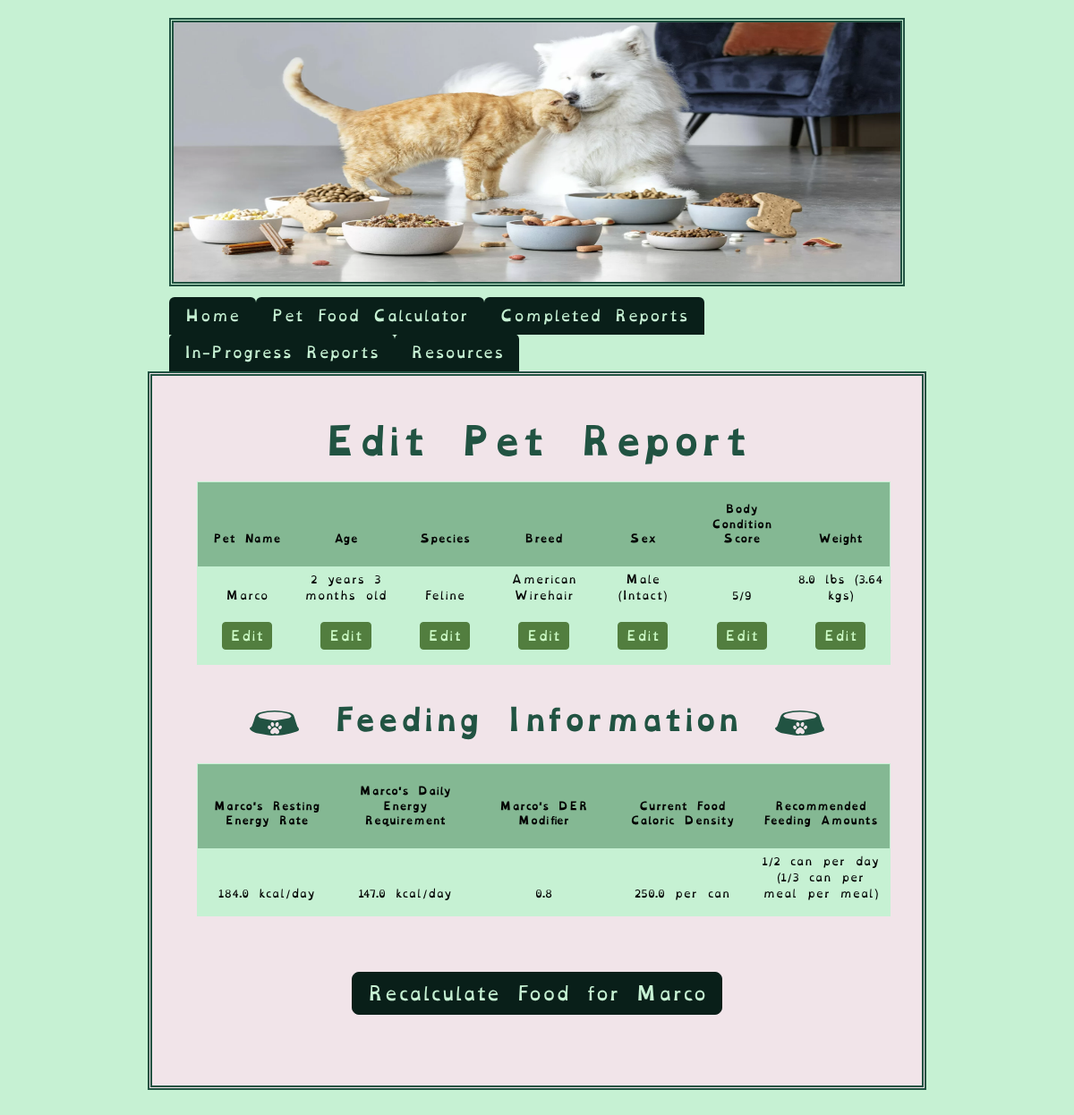
The app's page /edit_info?pet_id=2 (signed in) with its own data.
### tables this page shows
CREATE TABLE "pets" (
	"pet_id"	INTEGER UNIQUE,
	"owner_id"	INTEGER,
	"name"	VARCHAR(25) NOT NULL,
	"age_in_years"	INTEGER,
	"age_in_months"	INTEGER,
	"species"	VARCHAR(10) NOT NULL,
	"breed"	VARCHAR(25),
	"canine_breed_id"	INTEGER,
	"feline_breed_id"	INTEGER,
	"sex"	INTEGER,
	"bcs"	INTEGER,
	"weight"	FLOAT,
	"units"	VARCHAR(5),
	"converted_weight"	FLOAT,
	"converted_weight_units"	VARCHAR(5),
	"body_fat_percentage"	VARCHAR(5),
	"ideal_weight_lbs"	FLOAT,
	"ideal_weight_kgs"	FLOAT,
	"is_pediatric"	BOOL,
	"is_pregnant"	BOOL,
	"weeks_gestating"	INTEGER,
	"is_nursing"	BOOL,
	"litter_size"	INTEGER,
	"weeks_nursing"	INTEGER,
	"activity_level"	INTEGER,
	"rer"	FLOAT,
	"canine_der_factor_id"	INTEGER,
	"feline_der_factor_id"	INTEGER,
	"der"	FLOAT,
	"der_modifier"	FLOAT,
	"meals_per_day"	FLOAT,
	"current_food_kcal"	FLOAT,
	"current_food_form"	INTEGER,
	"second_food_kcal" FLOAT,
	"second_food_form" INTEGER,
	"sensitive_stomach" INTEGER,
	"food_transition" INTEGER,
	"transition_length" INTEGER,
	"rec_treat_kcal_per_day"	INTEGER,
	"current_food_amt_rec"	VARCHAR(15),
	"current_food_amt_per_meal"	VARCHAR(15),
	"date_of_first_report"	DATETIME,
	"most_recent_report_date"	DATETIME,
	PRIMARY KEY("pet_id" AUTOINCREMENT),
	FOREIGN KEY("owner_id") REFERENCES "users"("id"),
	FOREIGN KEY("canine_breed_id") REFERENCES "dog_breeds"("BreedID"),
	FOREIGN KEY("canine_der_factor_id") REFERENCES "canine_der_factors"("factor_id"),
	FOREIGN KEY("feline_breed_id") REFERENCES "cat_breeds"("BreedID"),
	FOREIGN KEY("feline_der_factor_id") REFERENCES "feline_der_factors"("factor_id"),
	FOREIGN KEY("sex") REFERENCES "reproductive_statuses"("sex_id"),
	FOREIGN KEY("activity_level") REFERENCES "activity_levels"("activity_id"),
	FOREIGN KEY("current_food_form") REFERENCES "food_forms"("form_id"),
	FOREIGN KEY("second_food_form") REFERENCES "food_forms"("form_id")
);

### main.py (the view)
@app.route("/edit_info", methods=["GET", "POST"])
@login_required
def edit_info():
    pet_id = request.args.get("pet_id", type=int)
    print(pet_id)
    try:
        pet_data = db.execute(
            "SELECT * FROM pets WHERE owner_id = :user_id and pet_id = :pet_id",
            user_id=session["user_id"], pet_id=pet_id
        )
    except Exception as e:
        flash(f"Unable to find pet info. Exception: {e}")
        return render_template("edit_report.html")
    if request.method == "POST":
        print(pet_id)
    return render_template("edit_report.html", pet_data=pet_data, pet_id=pet_id)

### helpers.py (called while the page is built)
def login_required(f):
    @wraps(f)
    def decorated_funtion(*args, **kwargs):
        if session.get("user_id") == None:
            return redirect(url_for("login"))
        return f(*args, **kwargs)
    return decorated_funtion

### templates/edit_report.html (shortened to what this page needs)
{% extends 'base.html' %} {% block title %}Edit Pet Report{% endblock %}
{% block content %}
<h1>Edit Pet Report</h1>
<table class="table table-sm">
  <thead>
    <tr>
      <th>
        <b> Pet Name </b>
      </th>
      <th>
        <b> Age </b>
      </th>
      <th>
        <b> Species </b>
      </th>
      <th>
        <b> Breed </b>
      </th>
      <th>
        <b> Sex </b>
      </th>
      <th>
        <b> Body Condition Score </b>
      </th>
      <th>
        <b> Weight </b>
      </th>
    </tr>
  </thead>
  <tbody>
    <tr>
      <td>
        {{ pet_data[0].name }}
      </td>
      <td>
        {% if pet_data[0].age_in_years == 0 and pet_data[0].age_in_months == 1
        %} {{ pet_data[0].age_in_months }} month old {% elif
        pet_data[0].age_in_years == 0 and pet_data[0].age_in_months > 1 %} {{
        pet_data[0].age_in_months }} months old {% elif pet_data[0].age_in_years
        == 1 and pet_data[0].age_in_months == 0 %} {{ pet_data[0].age_in_years
        }} year old {% elif pet_data[0].age_in_years == 1 and
        pet_data[0].age_in_months == 1 %} {{ pet_data[0].age_in_years }} year {{
        pet_data[0].age_in_months }} month old {% elif pet_data[0].age_in_years
        == 1 and pet_data[0].age_in_months > 1 %} {{ pet_data[0].age_in_years }}
        year {{ pet_data[0].age_in_months }} months old {% elif
        pet_data[0].age_in_years > 1 and pet_data[0].age_in_months == 0 %} {{
        pet_data[0].age_in_years }} years old {% elif pet_data[0].age_in_years >
        1 and pet_data[0].age_in_months == 1 %} {{ pet_data[0].age_in_years }}
        years {{ pet_data[0].age_in_months }} month old {% elif
        pet_data[0].age_in_years > 1 and pet_data[0].age_in_months > 1 %} {{
        pet_data[0].age_in_years }} years {{ pet_data[0].age_in_months }} months
        old {% endif %}
      </td>
      <td>
        {{ pet_data[0].species }}
      </td>
      <td>
        {{ pet_data[0].breed }}
      </td>
      <td>
        {% if pet_data[0].sex == 1 %} Female (Intact) {% elif pet_data[0].sex ==
        2 %} Female (Spayed) {% elif pet_data[0].sex == 3 %} Male (Intact) {%
        elif pet_data[0].sex == 4 %} Male (Neutered) {% endif %}
      </td>
      <td>
        {{ pet_data[0].bcs }}/9
      </td>
      <td>
        {{ pet_data[0].weight }} {{ pet_data[0].units }} ({{
        pet_data[0].converted_weight }} {{ pet_data[0].converted_weight_units
        }})
      </td>
    </tr>
  </tbody>
  <tfoot>
      <tr>
          <td>
              <a href="{{ url_for('pet_info', pet_id=pet_id) }}">
                  <button type="button" class="btn btn-secondary btn-sm">Edit</button>
              </a>
          </td>
          <td>
              <a href="{{ url_for('pet_info_continued', pet_id=pet_id) }}">
                  <button type="button" class="btn btn-secondary btn-sm">Edit</button>
              </a>
          </td>
          <td>
              <a href="{{ url_for('pet_info', pet_id=pet_id) }}">
                  <button type="button" class="btn btn-secondary btn-sm">Edit</button>
              </a>
          </td>
          <td>
              <a href="{{ url_for('pet_info_continued', pet_id=pet_id) }}">
                  <button type="button" class="btn btn-secondary btn-sm">Edit</button>
              </a>
          </td>
          <td>
              <a href="{{ url_for('pet_info_continued', pet_id=pet_id) }}">
                  <button type="button" class="btn btn-secondary btn-sm">Edit</button>
              </a>
          </td>
          <td>
              <a href="{{ url_for('pet_condition', pet_id=pet_id) }}">
                  <button type="button" class="btn btn-secondary btn-sm">Edit</button>
              </a>
          </td>
          <td>
              <a href="{{ url_for('pet_condition', pet_id=pet_id) }}">
                  <button type="button" class="btn btn-secondary btn-sm">Edit</button>
              </a>
          </td>
      </tr>
  </tfoot>
</table>
<div class="row">
  <h2>
    {% if pet_data[0].species == "Feline" %}
    <img
      src="{{ url_for('static', filename='assets/svg/food_bowl.svg') }}"
      alt="A bowl with a pawprint"
      class="bowl"
    />
    {% elif pet_data[0].species == "Canine" %}
    <img
      src="{{ url_for('static', filename='assets/svg/dog_food_bowl.svg') }}"
      alt="A bowl with a bone"
      class="bowl"
    />
    {% endif %} Feeding Information {% if pet_data[0].species == "Feline" %}
    <img
      src="{{ url_for('static', filename='assets/svg/food_bowl.svg') }}"
      alt="A bowl with a pawprint"
      class="bowl"
    />
    {% elif pet_data[0].species == "Canine" %}
    <img
      src="{{ url_for('static', filename='assets/svg/dog_food_bowl.svg') }}"
      alt="A bowl with a bone"
      class="bowl"
    />
    {% endif %}
  </h2>
</div>
<table class="table table-sm">
  <thead>
    <tr>
      <th>{{ pet_data[0].name }}'s Resting Energy Rate</th>
      <th>{{ pet_data[0].name }}'s Daily Energy Requirement</th>
      <th>{{ pet_data[0].name }}'s DER Modifier</th>
      <th>Current Food Caloric Density</th>
      <th>Recommended Feeding Amounts</th>
    </tr>
  </thead>
  <tbody class="feeding_info_report">
    <tr>
      <td>{{ pet_data[0].rer }} kcal/day</td>
      <td>{{ pet_data[0].der }} kcal/day</td>
      <td>{{ pet_data[0].der_modifier }}</td>
      <td>
        {{ pet_data[0].current_food_kcal }} per
        {% if pet_data[0].current_food_form == 1 %}
          cup
        {% elif pet_data[0].current_food_form == 2 %}
          can
        {% elif pet_data[0].current_food_form == 3 %}
          pouch
        {% endif %}
      </td>
      <td>
        {{ pet_data[0].current_food_amt_rec }} ({{
        pet_data[0].current_food_amt_per_meal }} per meal)
      </td>
    </tr>
  </tbody>
</table>
{% if pet_data[0].is_pediatric == 0 and pet_data[0].is_pregnant == 1 and
pet_data[0].is_nursing != 1 %}
<div class="button-container">
  <a href="{{ url_for('current_food', pet_id=pet_data[0].pet_id) }}">
    <button type="button" class="btn btn-secondary btn-lg">
      Recalculate Food for {{ pet_data[0].name }}
    </button>
  </a>
</div>
{% else %}
<div class="button-container">
  <a href="{{ url_for('pet_condition', pet_id=pet_data[0].pet_id) }}">
    <button type="button" class="btn btn-secondary btn-lg">
      Recalculate Food for {{ pet_data[0].name }}
    </button>
  </a>
</div>
{% endif %} {% endblock %}

### static/css/styles.css (style rules this page uses)
:root { --white: #f1e4e9; --pale_white_green: #c6f1d3; --lighter_white_green: #d1f7dc; --pale_sky_blue: #70abad; --light_sky: #70c2c3; --green_black: #091f19; --deep_blue_green: #215342; --light_lime: #7CFF6B; --darker_lime_transparent: #568b3fe5; --darker_lime: #527e3f; }
body { background-color: var(--pale_white_green); padding: 20px; margin-left: auto; margin-right: auto; font-family: "OpenDyslexic", "Arvo"; font-size: 2vh; }
h1 { color: var(--deep_blue_green); font-weight: 700; padding-bottom: 1vw; width: 80%; word-wrap: break-word; }
h1, h2 { color: var(--deep_blue_green); }
h1, h2, h3 { margin-left: auto; margin-right: auto; text-align: center; }
h1, h2, h3 { font-family: "OpenDyslexicBold", "Arvo"; }
h2 { display: inline-block; padding: 5px; padding-top: 25px; font-weight: 600; justify-content: center; }
.table { font-size: 14.5px; text-align: center; border-bottom: 1px solid var(--deep_blue_green); border: 1px solid var(--pale_sky_blue); --bs-table-bg: var(--pale_white_green); --bs-table-striped-color: var(--light_sky); --bs-table-striped-bg: var(--pale_sky_blue); }
.table-sm { width: 102%; font-size: 12px; gap: 2%; table-layout: fixed; border: 1px solid var(--pale_white_green); vertical-align: bottom; }
.table.table-sm th { padding-bottom: 2em; padding-top: 2em; max-width: 25em; font-size: 11px; vertical-align: bottom; }
.feeding_info_report td { padding-bottom: 2vh; }
thead { font-weight: 500; --bs-table-bg: #84b893; color: var(--deep_blue_green); }
a { color: var(--darker_lime); }
.btn { background-color: var(--green_black); border-color: var(--green_black); --bs-btn-active-color: var(--deep_blue_green); --bs-btn-active-border-color: var(--deep_blue_green); --bs-btn-hover-bg: var(--deep_blue_green); --bs-btn-hover-border-bg: var(--deep_blue_green); color: var(--pale_white_green); text-align: center; margin: 5px; position: relative; margin-top: 1vw; }
.btn-sm { color: #cdfcc7; min-height: 2em; font-weight: 500; background-color: var(--darker_lime); border-color: var(--darker_lime); margin-bottom: 1vw; --bs-btn-active-color: var(--darker_lime_transparent); --bs-btn-active-border-color: var(--darker_lime_transparent); --bs-btn-hover-bg: var(--darker_lime_transparent); --bs-btn-hover-border-bg: var(--darker_lime_transparent); }
.button-container, .button-container-fr { display: flex; justify-content: center; }
.button-container { padding: 2vw; }
.row { display: flex; flex-wrap: wrap; margin-left: 2vw; margin-right: 2vw; font-size: 20px; padding-bottom: 1vh; }
.bowl { width: 75px; display: inline-block; padding: 10px; }

### records on screen
pets: name "Marco", age_in_years "2", age_in_months "3", species "Feline", breed "American Wirehair", bcs "5", weight "8.0", units "lbs", converted_weight "3.64", converted_weight_units "kgs", rer "184.0", der "147.0", der_modifier "0.8", current_food_kcal "250.0", current_food_amt_rec "1/2 can per day", current_food_amt_per_meal "1/3 can per meal"
